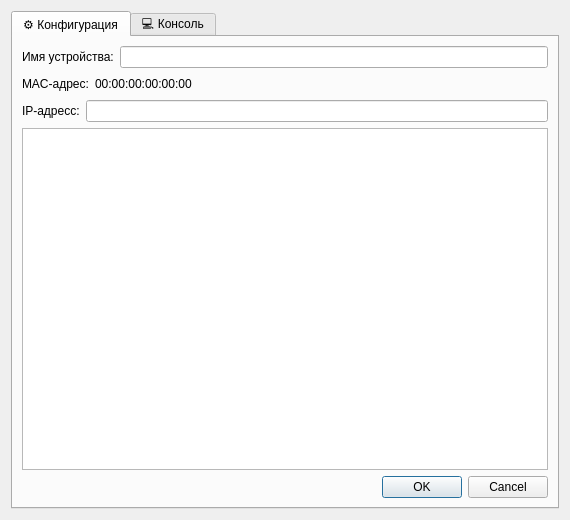
<?xml version="1.0" encoding="UTF-8"?>
<ui version="4.0">
 <class>DevicePropertiesDialog</class>
 <widget class="QDialog" name="DevicePropertiesDialog">
  <property name="geometry">
   <rect>
    <x>0</x>
    <y>0</y>
    <width>570</width>
    <height>520</height>
   </rect>
  </property>
  <property name="windowTitle">
   <string>Dialog</string>
  </property>
  <layout class="QVBoxLayout" name="verticalLayout_2">
   <item>
    <widget class="QTabWidget" name="tabWidget">
     <property name="currentIndex">
      <number>0</number>
     </property>
     <widget class="QWidget" name="tab">
      <attribute name="title">
       <string>⚙️ Конфигурация</string>
      </attribute>
      <layout class="QVBoxLayout" name="verticalLayout">
       <item>
        <layout class="QHBoxLayout" name="horizontalLayout">
         <item>
          <widget class="QLabel" name="label">
           <property name="text">
            <string>Имя устройства:</string>
           </property>
          </widget>
         </item>
         <item>
          <widget class="QLineEdit" name="nameEdit"/>
         </item>
        </layout>
       </item>
       <item>
        <layout class="QHBoxLayout" name="horizontalLayout_2">
         <item>
          <widget class="QLabel" name="label_2">
           <property name="text">
            <string>MAC-адрес:</string>
           </property>
          </widget>
         </item>
         <item>
          <widget class="QLabel" name="macLabel">
           <property name="text">
            <string>00:00:00:00:00:00</string>
           </property>
          </widget>
         </item>
         <item>
          <spacer name="horizontalSpacer">
           <property name="orientation">
            <enum>Qt::Horizontal</enum>
           </property>
           <property name="sizeHint" stdset="0">
            <size>
             <width>40</width>
             <height>20</height>
            </size>
           </property>
          </spacer>
         </item>
        </layout>
       </item>
       <item>
        <layout class="QHBoxLayout" name="horizontalLayout_3">
         <item>
          <widget class="QLabel" name="label_3">
           <property name="text">
            <string>IP-адресс:</string>
           </property>
          </widget>
         </item>
         <item>
          <widget class="QLineEdit" name="ipEdit"/>
         </item>
        </layout>
       </item>
       <item>
        <widget class="QTableWidget" name="portsTable"/>
       </item>
       <item>
        <layout class="QHBoxLayout" name="horizontalLayout_5">
         <item>
          <spacer name="horizontalSpacer_2">
           <property name="orientation">
            <enum>Qt::Horizontal</enum>
           </property>
           <property name="sizeHint" stdset="0">
            <size>
             <width>40</width>
             <height>20</height>
            </size>
           </property>
          </spacer>
         </item>
         <item>
          <widget class="QPushButton" name="okButton">
           <property name="text">
            <string>OK</string>
           </property>
          </widget>
         </item>
         <item>
          <widget class="QPushButton" name="cancelButton">
           <property name="text">
            <string>Cancel</string>
           </property>
          </widget>
         </item>
        </layout>
       </item>
      </layout>
     </widget>
     <widget class="QWidget" name="tab_2">
      <attribute name="title">
       <string>💻 Консоль</string>
      </attribute>
     </widget>
    </widget>
   </item>
  </layout>
 </widget>
 <resources/>
 <connections>
  <connection>
   <sender>okButton</sender>
   <signal>clicked()</signal>
   <receiver>DevicePropertiesDialog</receiver>
   <slot>accept()</slot>
   <hints>
    <hint type="sourcelabel">
     <x>278</x>
     <y>253</y>
    </hint>
    <hint type="destinationlabel">
     <x>96</x>
     <y>254</y>
    </hint>
   </hints>
  </connection>
  <connection>
   <sender>cancelButton</sender>
   <signal>clicked()</signal>
   <receiver>DevicePropertiesDialog</receiver>
   <slot>reject()</slot>
   <hints>
    <hint type="sourcelabel">
     <x>369</x>
     <y>253</y>
    </hint>
    <hint type="destinationlabel">
     <x>179</x>
     <y>282</y>
    </hint>
   </hints>
  </connection>
 </connections>
</ui>
